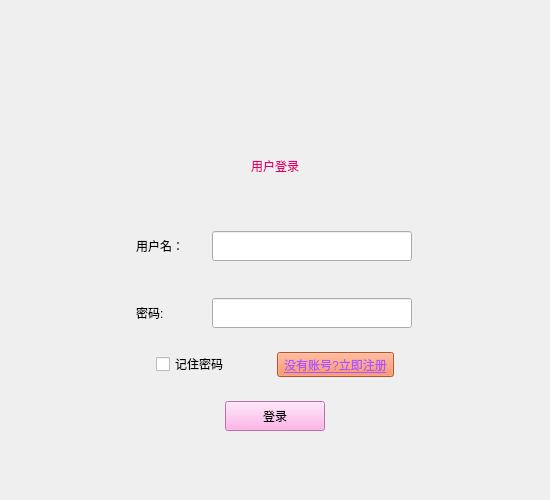
<?xml version="1.0" encoding="UTF-8"?>
<ui version="4.0">
 <class>LoginUi</class>
 <widget class="QWidget" name="LoginUi">
  <property name="geometry">
   <rect>
    <x>0</x>
    <y>0</y>
    <width>550</width>
    <height>500</height>
   </rect>
  </property>
  <property name="windowTitle">
   <string>糖果云盘</string>
  </property>
  <layout class="QVBoxLayout" name="verticalLayout_2">
   <item>
    <widget class="TitleUi" name="titlewidget" native="true">
     <property name="minimumSize">
      <size>
       <width>2</width>
       <height>80</height>
      </size>
     </property>
     <property name="maximumSize">
      <size>
       <width>16777215</width>
       <height>16777215</height>
      </size>
     </property>
    </widget>
   </item>
   <item>
    <spacer name="verticalSpacer_15">
     <property name="orientation">
      <enum>Qt::Vertical</enum>
     </property>
     <property name="sizeHint" stdset="0">
      <size>
       <width>20</width>
       <height>40</height>
      </size>
     </property>
    </spacer>
   </item>
   <item>
    <widget class="QWidget" name="widget_5" native="true">
     <layout class="QHBoxLayout" name="horizontalLayout_4">
      <item>
       <spacer name="horizontalSpacer_8">
        <property name="orientation">
         <enum>Qt::Horizontal</enum>
        </property>
        <property name="sizeHint" stdset="0">
         <size>
          <width>40</width>
          <height>20</height>
         </size>
        </property>
       </spacer>
      </item>
      <item>
       <widget class="QStackedWidget" name="stackedWidget">
        <property name="maximumSize">
         <size>
          <width>450</width>
          <height>350</height>
         </size>
        </property>
        <property name="currentIndex">
         <number>0</number>
        </property>
        <widget class="QWidget" name="loginpage">
         <layout class="QVBoxLayout" name="verticalLayout">
          <item>
           <widget class="QWidget" name="widget" native="true">
            <property name="maximumSize">
             <size>
              <width>500</width>
              <height>16777215</height>
             </size>
            </property>
            <property name="layoutDirection">
             <enum>Qt::LeftToRight</enum>
            </property>
            <layout class="QHBoxLayout" name="horizontalLayout_2">
             <item>
              <spacer name="horizontalSpacer_4">
               <property name="orientation">
                <enum>Qt::Horizontal</enum>
               </property>
               <property name="sizeHint" stdset="0">
                <size>
                 <width>119</width>
                 <height>20</height>
                </size>
               </property>
              </spacer>
             </item>
             <item>
              <widget class="QLabel" name="label">
               <property name="styleSheet">
                <string notr="true">font: 700 20pt &quot;Microsoft YaHei UI&quot;;
color:rgb(224, 0, 112);
</string>
               </property>
               <property name="text">
                <string>用户登录</string>
               </property>
              </widget>
             </item>
             <item>
              <spacer name="horizontalSpacer_5">
               <property name="orientation">
                <enum>Qt::Horizontal</enum>
               </property>
               <property name="sizeHint" stdset="0">
                <size>
                 <width>119</width>
                 <height>20</height>
                </size>
               </property>
              </spacer>
             </item>
            </layout>
           </widget>
          </item>
          <item>
           <spacer name="verticalSpacer_4">
            <property name="orientation">
             <enum>Qt::Vertical</enum>
            </property>
            <property name="sizeHint" stdset="0">
             <size>
              <width>20</width>
              <height>40</height>
             </size>
            </property>
           </spacer>
          </item>
          <item>
           <widget class="QWidget" name="widget_2" native="true">
            <property name="maximumSize">
             <size>
              <width>500</width>
              <height>16777215</height>
             </size>
            </property>
            <layout class="QGridLayout" name="gridLayout">
             <item row="2" column="1">
              <widget class="QLineEdit" name="username">
               <property name="maximumSize">
                <size>
                 <width>200</width>
                 <height>70</height>
                </size>
               </property>
               <property name="styleSheet">
                <string notr="true">font: 12pt &quot;Microsoft YaHei UI&quot;;</string>
               </property>
              </widget>
             </item>
             <item row="2" column="0" alignment="Qt::AlignHCenter">
              <widget class="QLabel" name="label_2">
               <property name="minimumSize">
                <size>
                 <width>0</width>
                 <height>30</height>
                </size>
               </property>
               <property name="maximumSize">
                <size>
                 <width>70</width>
                 <height>16777215</height>
                </size>
               </property>
               <property name="styleSheet">
                <string notr="true">font:700 14pt &quot;宋体&quot;;</string>
               </property>
               <property name="text">
                <string>用户名：</string>
               </property>
              </widget>
             </item>
             <item row="3" column="0">
              <spacer name="verticalSpacer_3">
               <property name="orientation">
                <enum>Qt::Vertical</enum>
               </property>
               <property name="sizeHint" stdset="0">
                <size>
                 <width>20</width>
                 <height>40</height>
                </size>
               </property>
              </spacer>
             </item>
             <item row="4" column="0">
              <widget class="QLabel" name="label_3">
               <property name="minimumSize">
                <size>
                 <width>0</width>
                 <height>30</height>
                </size>
               </property>
               <property name="maximumSize">
                <size>
                 <width>40</width>
                 <height>16777215</height>
                </size>
               </property>
               <property name="styleSheet">
                <string notr="true">font:700 14pt &quot;宋体&quot;;</string>
               </property>
               <property name="text">
                <string>密码:</string>
               </property>
              </widget>
             </item>
             <item row="4" column="1">
              <widget class="QLineEdit" name="password">
               <property name="maximumSize">
                <size>
                 <width>200</width>
                 <height>70</height>
                </size>
               </property>
               <property name="styleSheet">
                <string notr="true">font: 12pt &quot;Microsoft YaHei UI&quot;;</string>
               </property>
              </widget>
             </item>
            </layout>
           </widget>
          </item>
          <item>
           <widget class="QWidget" name="widget_3" native="true">
            <property name="maximumSize">
             <size>
              <width>500</width>
              <height>16777215</height>
             </size>
            </property>
            <layout class="QHBoxLayout" name="horizontalLayout">
             <item>
              <spacer name="horizontalSpacer_6">
               <property name="orientation">
                <enum>Qt::Horizontal</enum>
               </property>
               <property name="sizeHint" stdset="0">
                <size>
                 <width>40</width>
                 <height>20</height>
                </size>
               </property>
              </spacer>
             </item>
             <item>
              <widget class="QCheckBox" name="rememberpwd">
               <property name="styleSheet">
                <string notr="true">font:700 14pt &quot;宋体&quot;;</string>
               </property>
               <property name="text">
                <string>记住密码</string>
               </property>
              </widget>
             </item>
             <item>
              <spacer name="horizontalSpacer">
               <property name="orientation">
                <enum>Qt::Horizontal</enum>
               </property>
               <property name="sizeHint" stdset="0">
                <size>
                 <width>40</width>
                 <height>20</height>
                </size>
               </property>
              </spacer>
             </item>
             <item>
              <widget class="QToolButton" name="registerbutton_4">
               <property name="styleSheet">
                <string notr="true">color: rgb(170, 85, 255);
font: 700 12pt &quot;Comic Sans MS&quot;;
text-decoration: underline;
background-color: rgb(249, 119, 63);</string>
               </property>
               <property name="text">
                <string>没有账号?立即注册</string>
               </property>
              </widget>
             </item>
             <item>
              <spacer name="horizontalSpacer_7">
               <property name="orientation">
                <enum>Qt::Horizontal</enum>
               </property>
               <property name="sizeHint" stdset="0">
                <size>
                 <width>40</width>
                 <height>20</height>
                </size>
               </property>
              </spacer>
             </item>
            </layout>
           </widget>
          </item>
          <item>
           <widget class="QWidget" name="widget_4" native="true">
            <property name="maximumSize">
             <size>
              <width>500</width>
              <height>16777215</height>
             </size>
            </property>
            <layout class="QHBoxLayout" name="horizontalLayout_3">
             <item>
              <spacer name="horizontalSpacer_2">
               <property name="orientation">
                <enum>Qt::Horizontal</enum>
               </property>
               <property name="sizeHint" stdset="0">
                <size>
                 <width>68</width>
                 <height>20</height>
                </size>
               </property>
              </spacer>
             </item>
             <item>
              <widget class="QToolButton" name="logButton">
               <property name="minimumSize">
                <size>
                 <width>100</width>
                 <height>30</height>
                </size>
               </property>
               <property name="styleSheet">
                <string notr="true">font: 700 14pt &quot;宋体&quot;;
background-color:rgb(255, 158, 229);</string>
               </property>
               <property name="text">
                <string>登录</string>
               </property>
              </widget>
             </item>
             <item>
              <spacer name="horizontalSpacer_3">
               <property name="orientation">
                <enum>Qt::Horizontal</enum>
               </property>
               <property name="sizeHint" stdset="0">
                <size>
                 <width>68</width>
                 <height>20</height>
                </size>
               </property>
              </spacer>
             </item>
            </layout>
           </widget>
          </item>
          <item>
           <spacer name="verticalSpacer">
            <property name="orientation">
             <enum>Qt::Vertical</enum>
            </property>
            <property name="sizeHint" stdset="0">
             <size>
              <width>20</width>
              <height>40</height>
             </size>
            </property>
           </spacer>
          </item>
         </layout>
        </widget>
        <widget class="QWidget" name="registerpage">
         <layout class="QVBoxLayout" name="verticalLayout_3">
          <item>
           <widget class="QWidget" name="widget_8" native="true">
            <layout class="QHBoxLayout" name="horizontalLayout_8">
             <item>
              <spacer name="horizontalSpacer_22">
               <property name="orientation">
                <enum>Qt::Horizontal</enum>
               </property>
               <property name="sizeHint" stdset="0">
                <size>
                 <width>121</width>
                 <height>20</height>
                </size>
               </property>
              </spacer>
             </item>
             <item>
              <widget class="QLabel" name="label_17">
               <property name="styleSheet">
                <string notr="true">font: 700 20pt &quot;Microsoft YaHei UI&quot;;
color:rgb(0, 72, 215);</string>
               </property>
               <property name="text">
                <string>用户注册</string>
               </property>
              </widget>
             </item>
             <item>
              <spacer name="horizontalSpacer_23">
               <property name="orientation">
                <enum>Qt::Horizontal</enum>
               </property>
               <property name="sizeHint" stdset="0">
                <size>
                 <width>121</width>
                 <height>20</height>
                </size>
               </property>
              </spacer>
             </item>
            </layout>
           </widget>
          </item>
          <item>
           <spacer name="verticalSpacer_16">
            <property name="orientation">
             <enum>Qt::Vertical</enum>
            </property>
            <property name="sizeHint" stdset="0">
             <size>
              <width>20</width>
              <height>40</height>
             </size>
            </property>
           </spacer>
          </item>
          <item>
           <widget class="QWidget" name="widget_7" native="true">
            <layout class="QGridLayout" name="gridLayout_3">
             <item row="7" column="1">
              <spacer name="verticalSpacer_14">
               <property name="orientation">
                <enum>Qt::Vertical</enum>
               </property>
               <property name="sizeHint" stdset="0">
                <size>
                 <width>20</width>
                 <height>40</height>
                </size>
               </property>
              </spacer>
             </item>
             <item row="0" column="0" rowspan="2">
              <widget class="QLabel" name="label_16">
               <property name="minimumSize">
                <size>
                 <width>0</width>
                 <height>25</height>
                </size>
               </property>
               <property name="styleSheet">
                <string notr="true">font:700 14pt &quot;宋体&quot;;</string>
               </property>
               <property name="text">
                <string>用户名</string>
               </property>
              </widget>
             </item>
             <item row="6" column="0">
              <widget class="QLabel" name="label_11">
               <property name="minimumSize">
                <size>
                 <width>0</width>
                 <height>25</height>
                </size>
               </property>
               <property name="styleSheet">
                <string notr="true">font:700 14pt &quot;宋体&quot;;</string>
               </property>
               <property name="text">
                <string>密码</string>
               </property>
              </widget>
             </item>
             <item row="12" column="0">
              <widget class="QLabel" name="label_14">
               <property name="minimumSize">
                <size>
                 <width>0</width>
                 <height>25</height>
                </size>
               </property>
               <property name="styleSheet">
                <string notr="true">font:700 14pt &quot;宋体&quot;;</string>
               </property>
               <property name="text">
                <string>邮箱</string>
               </property>
              </widget>
             </item>
             <item row="11" column="1">
              <spacer name="verticalSpacer_10">
               <property name="orientation">
                <enum>Qt::Vertical</enum>
               </property>
               <property name="sizeHint" stdset="0">
                <size>
                 <width>20</width>
                 <height>40</height>
                </size>
               </property>
              </spacer>
             </item>
             <item row="2" column="1">
              <spacer name="verticalSpacer_13">
               <property name="orientation">
                <enum>Qt::Vertical</enum>
               </property>
               <property name="sizeHint" stdset="0">
                <size>
                 <width>20</width>
                 <height>40</height>
                </size>
               </property>
              </spacer>
             </item>
             <item row="3" column="1">
              <widget class="QLineEdit" name="registernickname">
               <property name="minimumSize">
                <size>
                 <width>100</width>
                 <height>20</height>
                </size>
               </property>
               <property name="styleSheet">
                <string notr="true">font: 12pt &quot;Microsoft YaHei UI&quot;;</string>
               </property>
              </widget>
             </item>
             <item row="8" column="0">
              <widget class="QLabel" name="label_12">
               <property name="minimumSize">
                <size>
                 <width>0</width>
                 <height>25</height>
                </size>
               </property>
               <property name="styleSheet">
                <string notr="true">font:700 14pt &quot;宋体&quot;;</string>
               </property>
               <property name="text">
                <string>确认密码</string>
               </property>
              </widget>
             </item>
             <item row="9" column="1">
              <spacer name="verticalSpacer_12">
               <property name="orientation">
                <enum>Qt::Vertical</enum>
               </property>
               <property name="sizeHint" stdset="0">
                <size>
                 <width>20</width>
                 <height>40</height>
                </size>
               </property>
              </spacer>
             </item>
             <item row="3" column="0">
              <widget class="QLabel" name="label_13">
               <property name="minimumSize">
                <size>
                 <width>0</width>
                 <height>25</height>
                </size>
               </property>
               <property name="styleSheet">
                <string notr="true">font:700 14pt &quot;宋体&quot;;</string>
               </property>
               <property name="text">
                <string>昵称</string>
               </property>
              </widget>
             </item>
             <item row="10" column="1">
              <widget class="QLineEdit" name="registerphone">
               <property name="minimumSize">
                <size>
                 <width>100</width>
                 <height>20</height>
                </size>
               </property>
               <property name="styleSheet">
                <string notr="true">font: 12pt &quot;Microsoft YaHei UI&quot;;</string>
               </property>
              </widget>
             </item>
             <item row="4" column="1">
              <spacer name="verticalSpacer_11">
               <property name="orientation">
                <enum>Qt::Vertical</enum>
               </property>
               <property name="sizeHint" stdset="0">
                <size>
                 <width>20</width>
                 <height>40</height>
                </size>
               </property>
              </spacer>
             </item>
             <item row="12" column="1">
              <widget class="QLineEdit" name="registeremail">
               <property name="minimumSize">
                <size>
                 <width>200</width>
                 <height>20</height>
                </size>
               </property>
               <property name="styleSheet">
                <string notr="true">font: 12pt &quot;Microsoft YaHei UI&quot;;</string>
               </property>
              </widget>
             </item>
             <item row="6" column="1">
              <widget class="QLineEdit" name="registerpassword">
               <property name="minimumSize">
                <size>
                 <width>100</width>
                 <height>20</height>
                </size>
               </property>
               <property name="styleSheet">
                <string notr="true">font: 12pt &quot;Microsoft YaHei UI&quot;;</string>
               </property>
              </widget>
             </item>
             <item row="10" column="0">
              <widget class="QLabel" name="label_15">
               <property name="minimumSize">
                <size>
                 <width>0</width>
                 <height>25</height>
                </size>
               </property>
               <property name="styleSheet">
                <string notr="true">font:700 14pt &quot;宋体&quot;;</string>
               </property>
               <property name="text">
                <string>手机</string>
               </property>
              </widget>
             </item>
             <item row="8" column="1">
              <widget class="QLineEdit" name="registerfirmpassword">
               <property name="minimumSize">
                <size>
                 <width>100</width>
                 <height>20</height>
                </size>
               </property>
               <property name="styleSheet">
                <string notr="true">font: 12pt &quot;Microsoft YaHei UI&quot;;</string>
               </property>
              </widget>
             </item>
             <item row="1" column="1">
              <widget class="QLineEdit" name="registername">
               <property name="minimumSize">
                <size>
                 <width>100</width>
                 <height>20</height>
                </size>
               </property>
               <property name="styleSheet">
                <string notr="true">font: 12pt &quot;Microsoft YaHei UI&quot;;</string>
               </property>
              </widget>
             </item>
            </layout>
           </widget>
          </item>
          <item>
           <spacer name="verticalSpacer_17">
            <property name="orientation">
             <enum>Qt::Vertical</enum>
            </property>
            <property name="sizeHint" stdset="0">
             <size>
              <width>20</width>
              <height>28</height>
             </size>
            </property>
           </spacer>
          </item>
          <item>
           <widget class="QWidget" name="widget_6" native="true">
            <layout class="QHBoxLayout" name="horizontalLayout_7">
             <item>
              <spacer name="horizontalSpacer_17">
               <property name="orientation">
                <enum>Qt::Horizontal</enum>
               </property>
               <property name="sizeHint" stdset="0">
                <size>
                 <width>38</width>
                 <height>20</height>
                </size>
               </property>
              </spacer>
             </item>
             <item>
              <widget class="QToolButton" name="registerbutton_2">
               <property name="minimumSize">
                <size>
                 <width>100</width>
                 <height>30</height>
                </size>
               </property>
               <property name="styleSheet">
                <string notr="true">font: 700 14pt &quot;宋体&quot;;
background-color: rgb(0, 163, 244);</string>
               </property>
               <property name="text">
                <string>注册</string>
               </property>
              </widget>
             </item>
             <item>
              <spacer name="horizontalSpacer_18">
               <property name="orientation">
                <enum>Qt::Horizontal</enum>
               </property>
               <property name="sizeHint" stdset="0">
                <size>
                 <width>40</width>
                 <height>20</height>
                </size>
               </property>
              </spacer>
             </item>
             <item>
              <widget class="QToolButton" name="tologbutton_2">
               <property name="minimumSize">
                <size>
                 <width>100</width>
                 <height>30</height>
                </size>
               </property>
               <property name="styleSheet">
                <string notr="true">font: 700 14pt &quot;宋体&quot;;
background-color:rgb(255, 158, 229);</string>
               </property>
               <property name="text">
                <string>立即登录</string>
               </property>
              </widget>
             </item>
             <item>
              <spacer name="horizontalSpacer_19">
               <property name="orientation">
                <enum>Qt::Horizontal</enum>
               </property>
               <property name="sizeHint" stdset="0">
                <size>
                 <width>38</width>
                 <height>20</height>
                </size>
               </property>
              </spacer>
             </item>
            </layout>
           </widget>
          </item>
         </layout>
        </widget>
        <widget class="QWidget" name="settingpage">
         <layout class="QVBoxLayout" name="verticalLayout_4">
          <item>
           <widget class="QWidget" name="widget_9" native="true">
            <layout class="QHBoxLayout" name="horizontalLayout_9">
             <item>
              <spacer name="horizontalSpacer_24">
               <property name="orientation">
                <enum>Qt::Horizontal</enum>
               </property>
               <property name="sizeHint" stdset="0">
                <size>
                 <width>121</width>
                 <height>20</height>
                </size>
               </property>
              </spacer>
             </item>
             <item>
              <widget class="QLabel" name="label_18">
               <property name="styleSheet">
                <string notr="true">font: 700 20pt &quot;Microsoft YaHei UI&quot;;
color:rgb(0, 0, 0);</string>
               </property>
               <property name="text">
                <string>服务器设置</string>
               </property>
              </widget>
             </item>
             <item>
              <spacer name="horizontalSpacer_25">
               <property name="orientation">
                <enum>Qt::Horizontal</enum>
               </property>
               <property name="sizeHint" stdset="0">
                <size>
                 <width>121</width>
                 <height>20</height>
                </size>
               </property>
              </spacer>
             </item>
            </layout>
           </widget>
          </item>
          <item>
           <widget class="QWidget" name="widget_10" native="true">
            <layout class="QGridLayout" name="gridLayout_4">
             <item row="3" column="1">
              <widget class="QLineEdit" name="server_port">
               <property name="minimumSize">
                <size>
                 <width>100</width>
                 <height>25</height>
                </size>
               </property>
               <property name="styleSheet">
                <string notr="true">font: 700 14pt &quot;Comic Sans MS&quot;;</string>
               </property>
              </widget>
             </item>
             <item row="3" column="0">
              <widget class="QLabel" name="label_23">
               <property name="minimumSize">
                <size>
                 <width>0</width>
                 <height>25</height>
                </size>
               </property>
               <property name="styleSheet">
                <string notr="true">font:700 14pt &quot;宋体&quot;;</string>
               </property>
               <property name="text">
                <string>服务器端口:</string>
               </property>
              </widget>
             </item>
             <item row="2" column="1">
              <spacer name="verticalSpacer_21">
               <property name="orientation">
                <enum>Qt::Vertical</enum>
               </property>
               <property name="sizeHint" stdset="0">
                <size>
                 <width>20</width>
                 <height>40</height>
                </size>
               </property>
              </spacer>
             </item>
             <item row="0" column="0" rowspan="2">
              <widget class="QLabel" name="label_19">
               <property name="minimumSize">
                <size>
                 <width>0</width>
                 <height>25</height>
                </size>
               </property>
               <property name="styleSheet">
                <string notr="true">font:700 14pt &quot;宋体&quot;;</string>
               </property>
               <property name="text">
                <string>服务器地址:</string>
               </property>
              </widget>
             </item>
             <item row="1" column="1">
              <widget class="QLineEdit" name="server_address">
               <property name="minimumSize">
                <size>
                 <width>100</width>
                 <height>25</height>
                </size>
               </property>
               <property name="styleSheet">
                <string notr="true">font: 700 14pt &quot;Comic Sans MS&quot;;</string>
               </property>
              </widget>
             </item>
            </layout>
           </widget>
          </item>
          <item>
           <spacer name="verticalSpacer_19">
            <property name="orientation">
             <enum>Qt::Vertical</enum>
            </property>
            <property name="sizeHint" stdset="0">
             <size>
              <width>20</width>
              <height>79</height>
             </size>
            </property>
           </spacer>
          </item>
          <item>
           <widget class="QWidget" name="widget_11" native="true">
            <layout class="QHBoxLayout" name="horizontalLayout_10">
             <item>
              <spacer name="horizontalSpacer_20">
               <property name="orientation">
                <enum>Qt::Horizontal</enum>
               </property>
               <property name="sizeHint" stdset="0">
                <size>
                 <width>38</width>
                 <height>20</height>
                </size>
               </property>
              </spacer>
             </item>
             <item>
              <widget class="QToolButton" name="setserverbutton">
               <property name="minimumSize">
                <size>
                 <width>100</width>
                 <height>30</height>
                </size>
               </property>
               <property name="styleSheet">
                <string notr="true">font: 700 14pt &quot;宋体&quot;;
background-color: black;
color:white;</string>
               </property>
               <property name="text">
                <string>确定</string>
               </property>
              </widget>
             </item>
             <item>
              <spacer name="horizontalSpacer_26">
               <property name="orientation">
                <enum>Qt::Horizontal</enum>
               </property>
               <property name="sizeHint" stdset="0">
                <size>
                 <width>38</width>
                 <height>20</height>
                </size>
               </property>
              </spacer>
             </item>
            </layout>
           </widget>
          </item>
         </layout>
        </widget>
       </widget>
      </item>
      <item>
       <spacer name="horizontalSpacer_9">
        <property name="orientation">
         <enum>Qt::Horizontal</enum>
        </property>
        <property name="sizeHint" stdset="0">
         <size>
          <width>52</width>
          <height>20</height>
         </size>
        </property>
       </spacer>
      </item>
     </layout>
    </widget>
   </item>
  </layout>
 </widget>
 <customwidgets>
  <customwidget>
   <class>TitleUi</class>
   <extends>QWidget</extends>
   <header>Titleui.h</header>
   <container>1</container>
  </customwidget>
 </customwidgets>
 <resources/>
 <connections/>
</ui>
